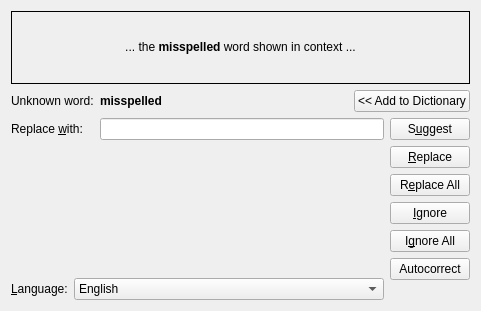
<ui version="4.0" >
 <author></author>
 <comment></comment>
 <exportmacro></exportmacro>
 <class>KSpell2UI</class>
 <widget class="QWidget" name="KSpell2UI" >
  <property name="geometry" >
   <rect>
    <x>0</x>
    <y>0</y>
    <width>481</width>
    <height>311</height>
   </rect>
  </property>
  <property name="sizePolicy" >
   <sizepolicy>
    <hsizetype>5</hsizetype>
    <vsizetype>5</vsizetype>
    <horstretch>0</horstretch>
    <verstretch>0</verstretch>
   </sizepolicy>
  </property>
  <property name="minimumSize" >
   <size>
    <width>430</width>
    <height>300</height>
   </size>
  </property>
  <layout class="QGridLayout" >
   <property name="margin" >
    <number>11</number>
   </property>
   <property name="spacing" >
    <number>6</number>
   </property>
   <item row="1" column="0" colspan="2" >
    <widget class="QLabel" name="textLabel2" >
     <property name="whatsThis" >
      <string>&lt;qt>&lt;p>This word was considered to be an "unknown word" because it does not match any entry in the dictionary currently in use. It may also be a word in a foreign language.&lt;/p>
&lt;p>If the word is not misspelled, you may add it to the dictionary by clicking &lt;b>Add to Dictionary&lt;/b>. If you don't want to add the unknown word to the dictionary, but you want to leave it unchanged, click &lt;b>Ignore&lt;/b> or &lt;b>Ignore All&lt;/b>.&lt;/p>
&lt;p>However, if the word is misspelled, you can try to find the correct replacement in the list below. If you cannot find a replacement there, you may type it in the text box below, and click &lt;b>Replace&lt;/b> or &lt;b>Replace All&lt;/b>.&lt;/p>
&lt;/qt></string>
     </property>
     <property name="text" >
      <string>Unknown word:</string>
     </property>
    </widget>
   </item>
   <item row="1" column="2" >
    <widget class="QLabel" name="m_unknownWord" >
     <property name="toolTip" >
      <string>Unknown word</string>
     </property>
     <property name="whatsThis" >
      <string>&lt;qt>&lt;p>This word was considered to be an "unknown word" because it does not match any entry in the dictionary currently in use. It may also be a word in a foreign language.&lt;/p>
&lt;p>If the word is not misspelled, you may add it to the dictionary by clicking &lt;b>Add to Dictionary&lt;/b>. If you don't want to add the unknown word to the dictionary, but you want to leave it unchanged, click &lt;b>Ignore&lt;/b> or &lt;b>Ignore All&lt;/b>.&lt;/p>
&lt;p>However, if the word is misspelled, you can try to find the correct replacement in the list below. If you cannot find a replacement there, you may type it in the text box below, and click &lt;b>Replace&lt;/b> or &lt;b>Replace All&lt;/b>.&lt;/p>
&lt;/qt></string>
     </property>
     <property name="text" >
      <string>&lt;b>misspelled&lt;/b></string>
     </property>
    </widget>
   </item>
   <item row="4" column="0" >
    <widget class="QLabel" name="textLabel5" >
     <property name="whatsThis" >
      <string>&lt;qt>
&lt;p>Select the language of the document you are proofing here.&lt;/p>
&lt;/qt></string>
     </property>
     <property name="text" >
      <string>&amp;Language:</string>
     </property>
     <property name="buddy" >
      <cstring>m_language</cstring>
     </property>
    </widget>
   </item>
   <item row="0" column="0" colspan="6" >
    <widget class="QLabel" name="m_contextLabel" >
     <property name="toolTip" >
      <string>Text excerpt showing the unknown word in its context.</string>
     </property>
     <property name="whatsThis" >
      <string>&lt;qt>
&lt;p>Here you can see a text excerpt showing the unknown word in its context. If this information is not sufficient to choose the best replacement for the unknown word, you can click on the document you are proofing, read a larger part of the text and then return here to continue proofing.&lt;/p>
&lt;/qt></string>
     </property>
     <property name="frameShape" >
      <enum>QFrame::Box</enum>
     </property>
     <property name="text" >
      <string>... the &lt;b>misspelled&lt;/b> word shown in context ...</string>
     </property>
     <property name="alignment" >
      <set>Qt::AlignCenter</set>
     </property>
    </widget>
   </item>
   <item row="1" column="4" colspan="2" >
    <widget class="QPushButton" name="m_addBtn" >
     <property name="whatsThis" >
      <string>&lt;qt>
&lt;p>The unknown word was detected and considered unknown because it is not included in the dictionary.&lt;br>
Click here if you consider that the unknown word is not misspelled and you want to avoid wrongly detecting it again in the future. If you want to let it remain as is, but not add it to the dictionary, then click &lt;b>Ignore&lt;/b> or &lt;b>Ignore All&lt;/b> instead.&lt;/p>
&lt;/qt></string>
     </property>
     <property name="text" >
      <string>&lt;&lt; Add to Dictionary</string>
     </property>
    </widget>
   </item>
   <item row="1" column="3" >
    <spacer>
     <property name="orientation" >
      <enum>Qt::Horizontal</enum>
     </property>
     <property name="sizeType" >
      <enum>QSizePolicy::Expanding</enum>
     </property>
     <property name="sizeHint" >
      <size>
       <width>74</width>
       <height>20</height>
      </size>
     </property>
    </spacer>
   </item>
   <item row="3" column="0" colspan="5" >
    <widget class="Q3ListView" name="m_suggestions" >
     <property name="toolTip" >
      <string>Suggestion List</string>
     </property>
     <property name="whatsThis" >
      <string>&lt;qt>
&lt;p>If the unknown word is misspelled, you should check if the correction for it is available and if it is, click on it. If none of the words in this list is a good replacement you may type the correct word in the edit box above.&lt;/p>
&lt;p>To correct this word click &lt;b>Replace&lt;/b> if you want to correct only this occurrence or &lt;b>Replace All&lt;/b> if you want to correct all occurrences.&lt;/p>
&lt;/qt></string>
     </property>
     <property name="resizeMode" >
      <enum>Q3ListView::AllColumns</enum>
     </property>
     <column>
      <property name="text" >
       <string>Suggested Words</string>
      </property>
     </column>
    </widget>
   </item>
   <item row="2" column="0" colspan="2" >
    <widget class="QLabel" name="textLabel4" >
     <property name="whatsThis" >
      <string>&lt;qt>
&lt;p>If the unknown word is misspelled, you should type the correction for your misspelled word here or select it from the list below.&lt;/p>
&lt;p>You can then click &lt;b>Replace&lt;/b> if you want to correct only this occurrence of the word or &lt;b>Replace All&lt;/b> if you want to correct all occurrences.&lt;/p>
&lt;/qt></string>
     </property>
     <property name="text" >
      <string>Replace &amp;with:</string>
     </property>
     <property name="buddy" >
      <cstring>m_replacement</cstring>
     </property>
    </widget>
   </item>
   <item row="2" column="2" colspan="3" >
    <widget class="QLineEdit" name="m_replacement" >
     <property name="whatsThis" >
      <string>&lt;qt>
&lt;p>If the unknown word is misspelled, you should type the correction for your misspelled word here or select it from the list below.&lt;/p>
&lt;p>You can then click &lt;b>Replace&lt;/b> if you want to correct only this occurrence of the word or &lt;b>Replace All&lt;/b> if you want to correct all occurrences.&lt;/p>
&lt;/qt></string>
     </property>
    </widget>
   </item>
   <item row="4" column="1" colspan="4" >
    <widget class="QComboBox" name="m_language" >
     <property name="toolTip" >
      <string>Language Selection</string>
     </property>
     <property name="whatsThis" >
      <string>&lt;qt>
&lt;p>Select the language of the document you are proofing here.&lt;/p>
&lt;/qt></string>
     </property>
     <item>
      <property name="text" >
       <string>English</string>
      </property>
     </item>
    </widget>
   </item>
   <item rowspan="3" row="2" column="5" >
    <layout class="QVBoxLayout" >
     <property name="margin" >
      <number>0</number>
     </property>
     <property name="spacing" >
      <number>6</number>
     </property>
     <item>
      <widget class="QPushButton" name="m_suggestBtn" >
       <property name="text" >
        <string>S&amp;uggest</string>
       </property>
      </widget>
     </item>
     <item>
      <widget class="QPushButton" name="m_replaceBtn" >
       <property name="whatsThis" >
        <string>&lt;qt>
&lt;p>Click here to replace this occurrence of the unknown text with the text in the edit box above (to the left).&lt;/p>
&lt;/qt></string>
       </property>
       <property name="text" >
        <string>&amp;Replace</string>
       </property>
      </widget>
     </item>
     <item>
      <widget class="QPushButton" name="m_replaceAllBtn" >
       <property name="whatsThis" >
        <string>&lt;qt>
&lt;p>Click here to replace all occurrences of the unknown text with the text in the edit box above (to the left).&lt;/p>
&lt;/qt></string>
       </property>
       <property name="text" >
        <string>R&amp;eplace All</string>
       </property>
      </widget>
     </item>
     <item>
      <widget class="QPushButton" name="m_skipBtn" >
       <property name="whatsThis" >
        <string>&lt;qt>
&lt;p>Click here to let this occurrence of the unknown word remain as is.&lt;/p>
&lt;p>This action is useful when the word is a name, an acronym, a foreign word or any other unknown word that you want to use but not add to the dictionary.&lt;/p>
&lt;/qt></string>
       </property>
       <property name="text" >
        <string>&amp;Ignore</string>
       </property>
      </widget>
     </item>
     <item>
      <widget class="QPushButton" name="m_skipAllBtn" >
       <property name="whatsThis" >
        <string>&lt;qt>
&lt;p>Click here to let all occurrences of the unknown word remain as they are.&lt;/p>
&lt;p>This action is useful when the word is a name, an acronym, a foreign word or any other unknown word that you want to use but not add to the dictionary.&lt;/p>
&lt;/qt></string>
       </property>
       <property name="text" >
        <string>I&amp;gnore All</string>
       </property>
      </widget>
     </item>
     <item>
      <widget class="QPushButton" name="m_autoCorrect" >
       <property name="whatsThis" >
        <string>&lt;qt>
&lt;p>Click here to let all occurrences of the unknown word remain as they are.&lt;/p>
&lt;p>This action is useful when the word is a name, an acronym, a foreign word or any other unknown word that you want to use but not add to the dictionary.&lt;/p>
&lt;/qt></string>
       </property>
       <property name="text" >
        <string>Autocorrect</string>
       </property>
      </widget>
     </item>
     <item>
      <spacer>
       <property name="orientation" >
        <enum>Qt::Vertical</enum>
       </property>
       <property name="sizeType" >
        <enum>QSizePolicy::Expanding</enum>
       </property>
       <property name="sizeHint" >
        <size>
         <width>20</width>
         <height>20</height>
        </size>
       </property>
      </spacer>
     </item>
    </layout>
   </item>
  </layout>
 </widget>
 <layoutdefault spacing="6" margin="11" />
 <pixmapfunction>qPixmapFromMimeSource</pixmapfunction>
 <customwidgets>
  <customwidget>
   <class>Q3ListView</class>
   <extends></extends>
   <header>q3listview.h</header>
   <container>0</container>
   <pixmap></pixmap>
  </customwidget>
 </customwidgets>
 <tabstops>
  <tabstop>m_addBtn</tabstop>
  <tabstop>m_replacement</tabstop>
  <tabstop>m_suggestBtn</tabstop>
  <tabstop>m_replaceBtn</tabstop>
  <tabstop>m_replaceAllBtn</tabstop>
  <tabstop>m_skipBtn</tabstop>
  <tabstop>m_skipAllBtn</tabstop>
  <tabstop>m_suggestions</tabstop>
  <tabstop>m_language</tabstop>
 </tabstops>
 <resources/>
 <connections/>
</ui>
